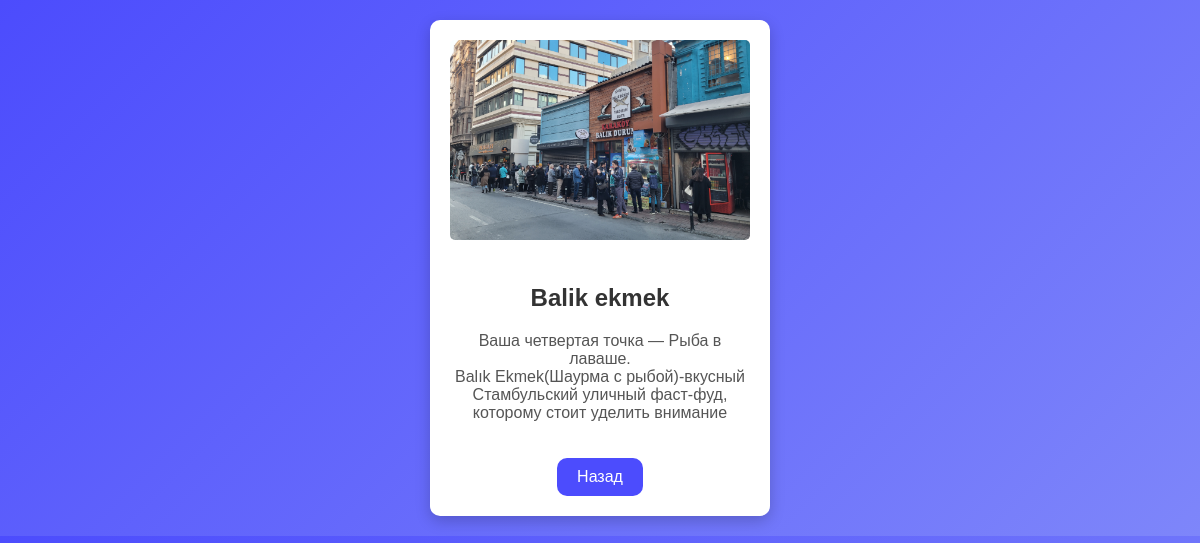
The app's page /info/4/ with its own data.
### miniapp/models.py (models this page shows, shortened)
class Info(models.Model):
	name=models.CharField('name', max_length=100)
	description=models.TextField('description')
	image = models.ImageField(upload_to='product_images/', blank=True, null=True)

### miniapp/views.py (the view)
# urls.py: path('info/<int:pk>/', views.info_detail, name='info_detail'),
def info_detail(request, pk):
    info = get_object_or_404(Info, pk=pk)
    route = info.route_set.first()  # Если `ManyToMany`, берем первый связанный Route
    route_id = route.id if route else None  # Проверяем, связан ли Info с Route
    return render(request, 'miniapp/info_detail.html', {'info': info, 'route_id': route_id})

### miniapp/templates/miniapp/info_detail.html (shortened to what this page needs)
<!DOCTYPE html>
<html lang="ru">
<head>
</head>
<body>
    <div class="info-detail">
        <img src="{{ info.image.url }}" alt="{{ info.name }}">
        <h2>{{ info.name }}</h2>
        <p>{% autoescape off %}{{ info.description|linebreaks }}{% endautoescape %}</p>
        <button class="back-btn" onclick="history.back()">Назад</button>
    </div>
</body>
</html>

### miniapp/templates/miniapp/info_detail.html (style rules this page uses)
body { display: flex; justify-content: center; align-items: flex-start; flex-wrap: wrap; margin: 0; background: linear-gradient(135deg, #4c4cfd, #7e86fa); font-family: Arial, sans-serif; padding: 20px; }
.info-detail { background-color: white; width: 300px; padding: 20px; border-radius: 10px; box-shadow: 0 5px 15px rgba(0, 0, 0, 0.2); text-align: center; }
.info-detail img { width: 100%; height: 200px; object-fit: cover; border-radius: 5px; margin-bottom: 20px; }
.info-detail h2 { font-size: 24px; font-weight: bold; color: #333; }
.info-detail p { font-size: 16px; color: #555; }
.back-btn { background-color: #4c4cfd; color: white; padding: 10px 20px; border: none; border-radius: 10px; font-size: 16px; cursor: pointer; margin-top: 20px; }

### records on screen
Info: image (picture), name "Balik ekmek", description "Ваша четвертая точка — Рыба в лаваше. Balık Ekmek(Шаурма с рыбой)-вкусный Стамбульский уличный фаст-фуд, которому стоит уделить внимание"
